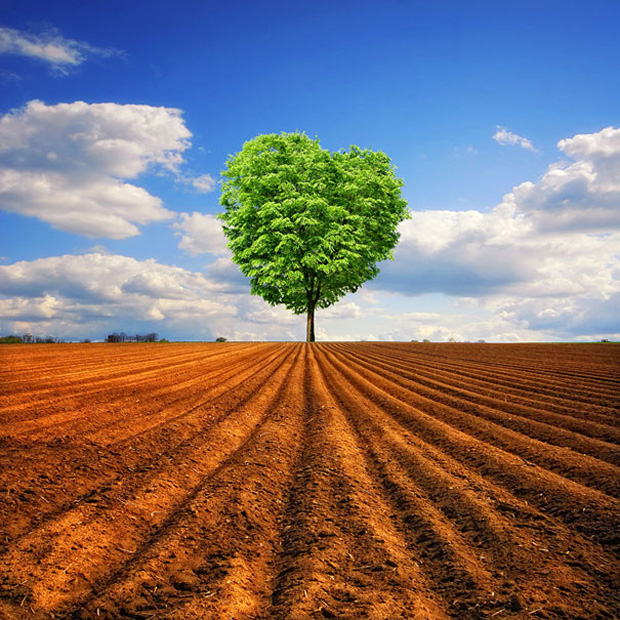
#> input picture Week-07+08/tree.jpg, 620 x 620 px
$ jupyter execute Week-07+08.ipynb
#> lines starting #> are read from the running program, lines starting #| are printed output that depends on the picture; after the words box and inside, x2 and y2 are one past the last pixel; in counts of white or black regions, pixels touching at a corner belong together
# Renkli Goruntu Isleme

[cell 1]
from matplotlib import pyplot as plt
import numpy as np
import cv2

img = cv2.imread("tree.jpg")
#> img is the input picture: shape (620, 620, 3); mean B, G, R 110.4, 112.9, 126.9

gray = cv2.cvtColor(img, cv2.COLOR_BGR2GRAY)
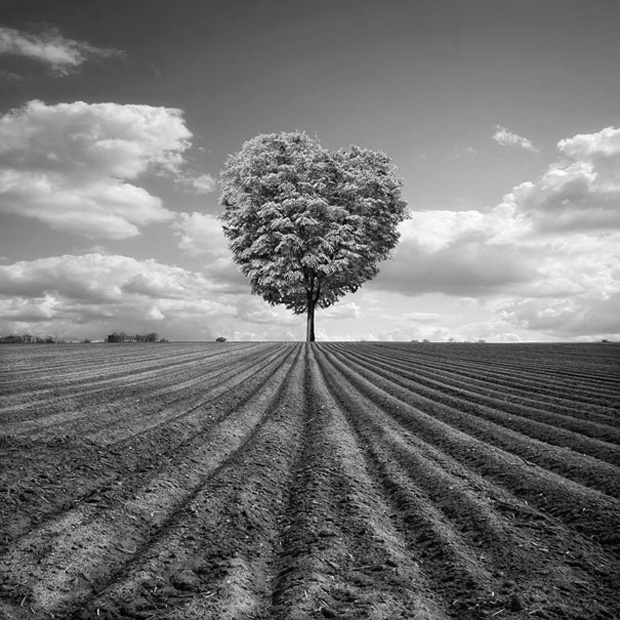
#> gray: shape (620, 620); min 0, max 255, mean 116.8

hsv = cv2.cvtColor(img, cv2.COLOR_BGR2HSV)
#> hsv: shape (620, 620, 3); mean H, S, V 55.4, 156.4, 167.1

lab = cv2.cvtColor(img, cv2.COLOR_BGR2LAB)
#> lab: shape (620, 620, 3); mean of channels 0, 1, 2 127.4, 140.4, 133.7

rgb = cv2.cvtColor(img, cv2.COLOR_BGR2RGB)

hsv_bgr = cv2.cvtColor(lab, cv2.COLOR_HSV2BGR)
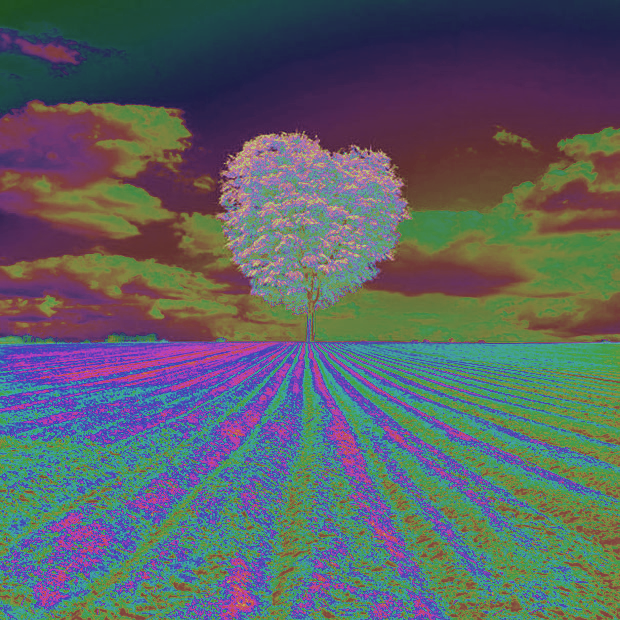
#> hsv_bgr: shape (620, 620, 3); mean B, G, R 101.4, 97.1, 90.5

images = [rgb,img,gray,hsv,lab,hsv_bgr]
for i in range(6):
   plt.subplot(2,3,i+1)
   plt.imshow(images[i], 'gray')
   plt.axis("off")
plt.show()
#> figure, not shown here; B, G, R data is drawn as R, G, B

[cell 2]
import cv2
import numpy as np
from matplotlib import pyplot as plt

image = cv2.imread("shapes.jpg")
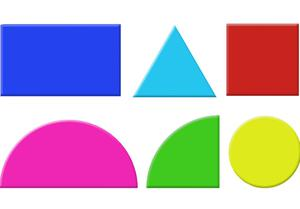
#> input picture Week-07+08/shapes.jpg, 300 x 209 px
#> image is the input picture: shape (209, 300, 3); mean B, G, R 193.9, 177.1, 192.4

hsv = cv2.cvtColor(image, cv2.COLOR_BGR2HSV)
#> hsv: shape (209, 300, 3); mean H, S, V 64.9, 111.2, 238.8

lower = np.array([50, 100, 100])
upper = np.array([70, 255, 255])

mask = cv2.inRange(hsv, lower, upper)
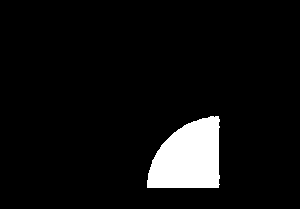
#> mask: shape (209, 300); 6.4% white; 1 white region, box (x1, y1, x2, y2) and area: (147, 116, 220, 188) 4033

plt.imshow(cv2.cvtColor(image, cv2.COLOR_BGR2RGB))
plt.show()
plt.imshow(mask, 'gray')
plt.show()

[cell 3]
import numpy as np

green = np.uint8([[[0, 255, 0]]])

hsv_green = cv2.cvtColor(green, cv2.COLOR_BGR2HSV)

print(hsv_green)

cv2.waitKey(0)

[cell 4]
import cv2
from matplotlib import pyplot as plt

image = cv2.imread('cmyk_paint.png')
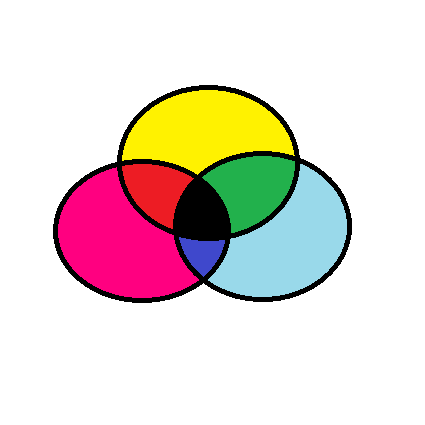
#> input picture Week-07+08/cmyk_paint.png, 425 x 425 px
#> image is the input picture: shape (425, 425, 3); mean B, G, R 212.1, 217.5, 229.5
B, G, R = cv2.split(image)
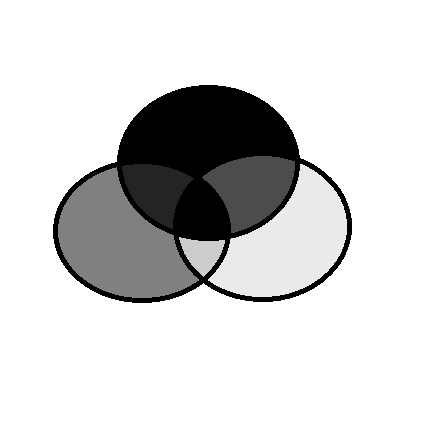
#> B: shape (425, 425); min 0, max 255, mean 212.1
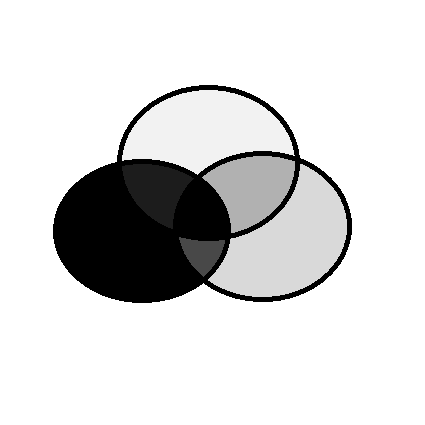
#> G: shape (425, 425); min 0, max 255, mean 217.5
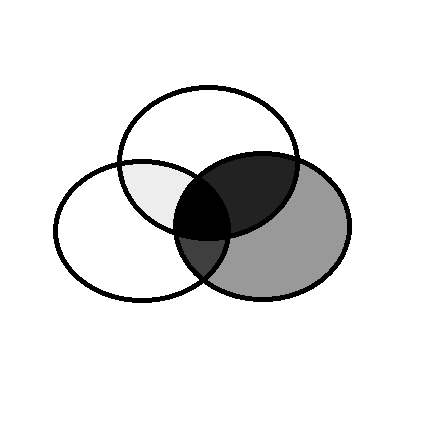
#> R: shape (425, 425); min 0, max 255, mean 229.5

plt.imshow(cv2.cvtColor(image, cv2.COLOR_BGR2RGB))
plt.show()
plt.imshow(B, 'gray')
plt.show()
plt.imshow(G, 'gray')
plt.show()
plt.imshow(R, 'gray')
plt.show()
